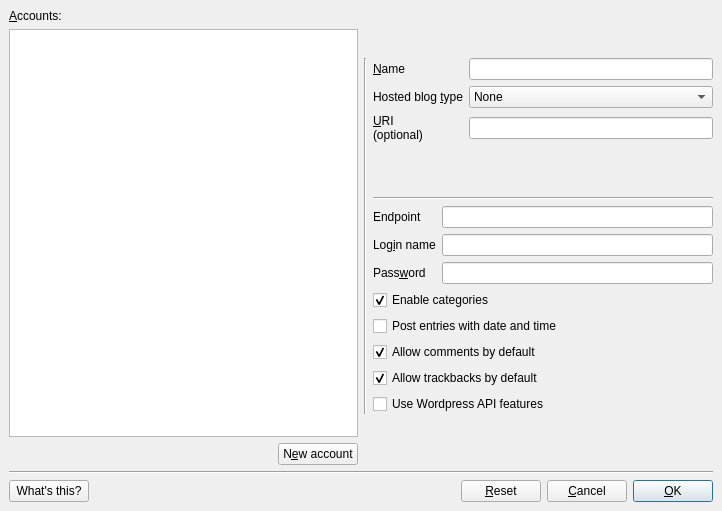
<?xml version="1.0" encoding="UTF-8"?>
<ui version="4.0">
 <class>AccountsForm</class>
 <widget class="QDialog" name="AccountsForm">
  <property name="geometry">
   <rect>
    <x>0</x>
    <y>0</y>
    <width>722</width>
    <height>511</height>
   </rect>
  </property>
  <property name="windowTitle">
   <string>Accounts</string>
  </property>
  <layout class="QVBoxLayout">
   <property name="spacing">
    <number>6</number>
   </property>
   <property name="leftMargin">
    <number>9</number>
   </property>
   <property name="topMargin">
    <number>9</number>
   </property>
   <property name="rightMargin">
    <number>9</number>
   </property>
   <property name="bottomMargin">
    <number>9</number>
   </property>
   <item>
    <layout class="QHBoxLayout">
     <property name="spacing">
      <number>6</number>
     </property>
     <property name="leftMargin">
      <number>0</number>
     </property>
     <property name="topMargin">
      <number>0</number>
     </property>
     <property name="rightMargin">
      <number>0</number>
     </property>
     <property name="bottomMargin">
      <number>0</number>
     </property>
     <item>
      <layout class="QGridLayout">
       <property name="leftMargin">
        <number>0</number>
       </property>
       <property name="topMargin">
        <number>0</number>
       </property>
       <property name="rightMargin">
        <number>0</number>
       </property>
       <property name="bottomMargin">
        <number>0</number>
       </property>
       <property name="spacing">
        <number>6</number>
       </property>
       <item row="0" column="0" colspan="2">
        <widget class="QLabel" name="label">
         <property name="text">
          <string>&amp;Accounts:</string>
         </property>
         <property name="buddy">
          <cstring>lwAccountList</cstring>
         </property>
        </widget>
       </item>
       <item row="1" column="0" colspan="2">
        <widget class="QListWidget" name="lwAccountList">
         <property name="contextMenuPolicy">
          <enum>Qt::ActionsContextMenu</enum>
         </property>
        </widget>
       </item>
       <item row="2" column="0">
        <spacer>
         <property name="orientation">
          <enum>Qt::Horizontal</enum>
         </property>
         <property name="sizeHint" stdset="0">
          <size>
           <width>201</width>
           <height>20</height>
          </size>
         </property>
        </spacer>
       </item>
       <item row="2" column="1">
        <widget class="QPushButton" name="pbNew">
         <property name="toolTip">
          <string>New account</string>
         </property>
         <property name="whatsThis">
          <string>Create a new account</string>
         </property>
         <property name="text">
          <string>N&amp;ew account</string>
         </property>
         <property name="autoDefault">
          <bool>false</bool>
         </property>
        </widget>
       </item>
      </layout>
     </item>
     <item>
      <layout class="QGridLayout">
       <property name="leftMargin">
        <number>0</number>
       </property>
       <property name="topMargin">
        <number>0</number>
       </property>
       <property name="rightMargin">
        <number>0</number>
       </property>
       <property name="bottomMargin">
        <number>0</number>
       </property>
       <property name="spacing">
        <number>6</number>
       </property>
       <item row="0" column="0" rowspan="2">
        <widget class="Line" name="line_2">
         <property name="orientation">
          <enum>Qt::Vertical</enum>
         </property>
        </widget>
       </item>
       <item row="0" column="1">
        <layout class="QGridLayout">
         <property name="leftMargin">
          <number>0</number>
         </property>
         <property name="topMargin">
          <number>0</number>
         </property>
         <property name="rightMargin">
          <number>0</number>
         </property>
         <property name="bottomMargin">
          <number>0</number>
         </property>
         <property name="spacing">
          <number>6</number>
         </property>
         <item row="2" column="0">
          <widget class="QLabel" name="lURI">
           <property name="whatsThis">
            <string>An URI (also known as a URL) is the identifier for a place on the Internet, as in http://www.google.com/</string>
           </property>
           <property name="text">
            <string>&amp;URI
(optional)</string>
           </property>
           <property name="buddy">
            <cstring>leBlogURI</cstring>
           </property>
          </widget>
         </item>
         <item row="0" column="0">
          <widget class="QLabel" name="lName">
           <property name="text">
            <string>&amp;Name</string>
           </property>
           <property name="buddy">
            <cstring>leName</cstring>
           </property>
          </widget>
         </item>
         <item row="0" column="1" colspan="3">
          <widget class="QLineEdit" name="leName"/>
         </item>
         <item row="1" column="0">
          <widget class="QLabel" name="lBlogType">
           <property name="text">
            <string>Hosted blog &amp;type</string>
           </property>
           <property name="wordWrap">
            <bool>true</bool>
           </property>
           <property name="buddy">
            <cstring>cbHostedBlogType</cstring>
           </property>
          </widget>
         </item>
         <item row="1" column="1" colspan="3">
          <widget class="QComboBox" name="cbHostedBlogType">
           <item>
            <property name="text">
             <string>None</string>
            </property>
           </item>
           <item>
            <property name="text">
             <string>Wordpress.com</string>
            </property>
           </item>
           <item>
            <property name="text">
             <string>TypePad</string>
            </property>
           </item>
           <item>
            <property name="text">
             <string>SquareSpace</string>
            </property>
           </item>
           <item>
            <property name="text">
             <string>Movable Type</string>
            </property>
           </item>
           <item>
            <property name="text">
             <string>Wordpress (not .com)</string>
            </property>
           </item>
           <item>
            <property name="text">
             <string>Drupal</string>
            </property>
           </item>
           <item>
            <property name="text">
             <string>Textpattern</string>
            </property>
           </item>
          </widget>
         </item>
         <item row="2" column="1" colspan="3">
          <widget class="QLineEdit" name="leBlogURI">
           <property name="whatsThis">
            <string>An URI (also known as a URL) is the identifier for a place on the Internet, as in http://www.google.com/ .  You can enter either the location of your blog, or its admin page, here and QTM will attempt to find the file it needs.</string>
           </property>
          </widget>
         </item>
        </layout>
       </item>
       <item row="1" column="1">
        <layout class="QGridLayout">
         <property name="leftMargin">
          <number>0</number>
         </property>
         <property name="topMargin">
          <number>0</number>
         </property>
         <property name="rightMargin">
          <number>0</number>
         </property>
         <property name="bottomMargin">
          <number>0</number>
         </property>
         <property name="spacing">
          <number>6</number>
         </property>
         <item row="2" column="1">
          <widget class="QLineEdit" name="leLogin">
           <property name="whatsThis">
            <string>The user name you use when you log in</string>
           </property>
          </widget>
         </item>
         <item row="0" column="0" colspan="2">
          <widget class="Line" name="line_3">
           <property name="orientation">
            <enum>Qt::Horizontal</enum>
           </property>
          </widget>
         </item>
         <item row="7" column="0" colspan="2">
          <widget class="QCheckBox" name="chAllowTB">
           <property name="whatsThis">
            <string>Set this to allow trackbacks on this site by default.  You can override this for individual entries.</string>
           </property>
           <property name="text">
            <string>Allow trackbacks by default</string>
           </property>
           <property name="checked">
            <bool>true</bool>
           </property>
          </widget>
         </item>
         <item row="5" column="0" colspan="2">
          <widget class="QCheckBox" name="chPostDateTime">
           <property name="whatsThis">
            <string>Post the current date and time when posting an entry; this could fix problems with blogs showing inaccurate entry timings</string>
           </property>
           <property name="text">
            <string>Post entries with date and time</string>
           </property>
          </widget>
         </item>
         <item row="3" column="0">
          <widget class="QLabel" name="lPassword">
           <property name="text">
            <string>Pass&amp;word</string>
           </property>
           <property name="buddy">
            <cstring>lePassword</cstring>
           </property>
          </widget>
         </item>
         <item row="1" column="0">
          <widget class="QLabel" name="lEndpoint">
           <property name="text">
            <string>Endpoint</string>
           </property>
           <property name="buddy">
            <cstring>leEndpoint</cstring>
           </property>
          </widget>
         </item>
         <item row="2" column="0">
          <widget class="QLabel" name="lLogin">
           <property name="text">
            <string>Log&amp;in name</string>
           </property>
           <property name="buddy">
            <cstring>leLogin</cstring>
           </property>
          </widget>
         </item>
         <item row="6" column="0" colspan="2">
          <widget class="QCheckBox" name="chAllowComments">
           <property name="whatsThis">
            <string>Set this to allow comments by default on this account.  You can override this for individual entries.</string>
           </property>
           <property name="text">
            <string>Allow comments by default</string>
           </property>
           <property name="checked">
            <bool>true</bool>
           </property>
          </widget>
         </item>
         <item row="1" column="1">
          <widget class="QLineEdit" name="leEndpoint"/>
         </item>
         <item row="4" column="0" colspan="2">
          <widget class="QCheckBox" name="chCategoriesEnabled">
           <property name="whatsThis">
            <string>Click here if this account is on a blog that has or supports categories</string>
           </property>
           <property name="text">
            <string>Enable categories</string>
           </property>
           <property name="checked">
            <bool>true</bool>
           </property>
          </widget>
         </item>
         <item row="3" column="1">
          <widget class="QLineEdit" name="lePassword">
           <property name="echoMode">
            <enum>QLineEdit::Password</enum>
           </property>
          </widget>
         </item>
         <item row="8" column="0" colspan="2">
          <widget class="QCheckBox" name="chUseWordpressAPI">
           <property name="toolTip">
            <string>Use features specific to Wordpress</string>
           </property>
           <property name="statusTip">
            <string>Use features specific to Wordpress</string>
           </property>
           <property name="whatsThis">
            <string>Use features which only Wordpress supports; this includes creating categories within QTM and downloading tags. Select this if you are using a recent version of Wordpress, or the wordpress.com service</string>
           </property>
           <property name="text">
            <string>Use Wordpress API features</string>
           </property>
          </widget>
         </item>
        </layout>
       </item>
      </layout>
     </item>
    </layout>
   </item>
   <item>
    <layout class="QGridLayout">
     <property name="leftMargin">
      <number>0</number>
     </property>
     <property name="topMargin">
      <number>0</number>
     </property>
     <property name="rightMargin">
      <number>0</number>
     </property>
     <property name="bottomMargin">
      <number>0</number>
     </property>
     <property name="spacing">
      <number>6</number>
     </property>
     <item row="1" column="4">
      <widget class="QPushButton" name="pbOK">
       <property name="text">
        <string>&amp;OK</string>
       </property>
       <property name="autoDefault">
        <bool>false</bool>
       </property>
       <property name="default">
        <bool>true</bool>
       </property>
      </widget>
     </item>
     <item row="0" column="0" colspan="5">
      <widget class="Line" name="line">
       <property name="orientation">
        <enum>Qt::Horizontal</enum>
       </property>
      </widget>
     </item>
     <item row="1" column="0">
      <widget class="QPushButton" name="pbWhatsThis">
       <property name="text">
        <string>What's this?</string>
       </property>
       <property name="autoDefault">
        <bool>false</bool>
       </property>
      </widget>
     </item>
     <item row="1" column="3">
      <widget class="QPushButton" name="pbCancel">
       <property name="text">
        <string>&amp;Cancel</string>
       </property>
       <property name="autoDefault">
        <bool>false</bool>
       </property>
      </widget>
     </item>
     <item row="1" column="1">
      <spacer>
       <property name="orientation">
        <enum>Qt::Horizontal</enum>
       </property>
       <property name="sizeHint" stdset="0">
        <size>
         <width>211</width>
         <height>20</height>
        </size>
       </property>
      </spacer>
     </item>
     <item row="1" column="2">
      <widget class="QPushButton" name="pbReset">
       <property name="toolTip">
        <string>Reset the accounts</string>
       </property>
       <property name="whatsThis">
        <string>Reset the accounts to how they were when you opened this window</string>
       </property>
       <property name="text">
        <string>&amp;Reset</string>
       </property>
      </widget>
     </item>
    </layout>
   </item>
  </layout>
 </widget>
 <tabstops>
  <tabstop>lwAccountList</tabstop>
  <tabstop>pbNew</tabstop>
  <tabstop>leName</tabstop>
  <tabstop>cbHostedBlogType</tabstop>
  <tabstop>leBlogURI</tabstop>
  <tabstop>leEndpoint</tabstop>
  <tabstop>leLogin</tabstop>
  <tabstop>lePassword</tabstop>
  <tabstop>chCategoriesEnabled</tabstop>
  <tabstop>chPostDateTime</tabstop>
  <tabstop>chAllowComments</tabstop>
  <tabstop>chAllowTB</tabstop>
  <tabstop>chUseWordpressAPI</tabstop>
  <tabstop>pbWhatsThis</tabstop>
  <tabstop>pbReset</tabstop>
  <tabstop>pbCancel</tabstop>
  <tabstop>pbOK</tabstop>
 </tabstops>
 <resources/>
 <connections/>
</ui>
